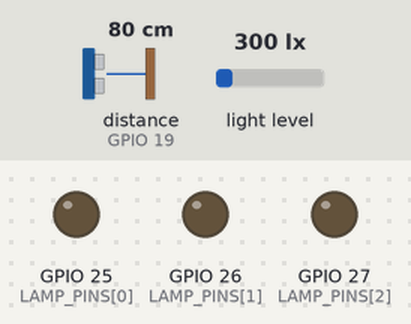
This sketch was run on a simulated ESP32. Parts: output pins drawn as LEDs (lit = HIGH). Wiring (inferred from the names in the program): ultrasonic range finder: trigger GPIO 18; echo GPIO 19. Inputs (shaded band) come from the test bench; at power-on: light level 300 lx, distance to the obstacle (sensor on GPIO 19) 80 cm. The echo pulse lasts 58.3 µs per cm; WiFi joins after 1.5 s; servers stay silent unless stated; uploads are accepted with an empty reply; pins used as bus, display or sensor lines are not drawn; what the sketch prints to the serial monitor is not drawn.

Above: at 3.1 s.
3.2 s: light level set to 22 lx
4.7 s: light level set to 17 lx
At 7.48 s:
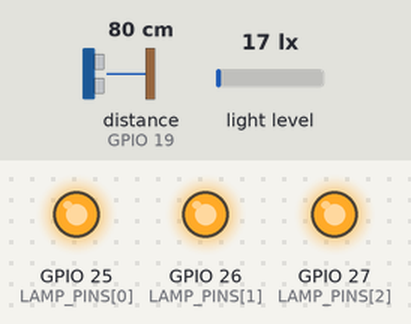
7.7 s: light level set to 40 lx
At 7.7 s:
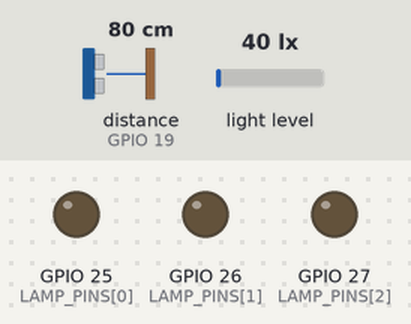
9.2 s: distance to the obstacle (sensor on GPIO 19) set to 52 cm
10.7 s: distance to the obstacle (sensor on GPIO 19) set to 45 cm
At 11.4 s:
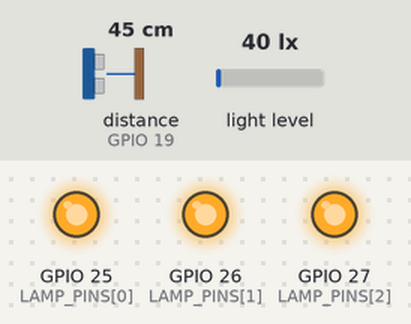
Timing chart, 0 to 13.7 s (numbered marks = the images above; inputs shaded):
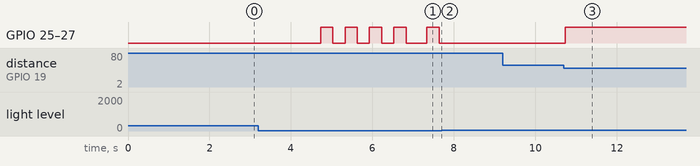

The sketch:

Bai2.ino
```cpp
/**
 * ============================================================================
 * LAB 3 - BÀI 2: CẤU HÌNH TỪ XA ĐÈN ĐƯỜNG THÔNG MINH (ESP32 LÀ HTTP CLIENT)
 * Môn học: Công nghệ Internet of Things Hiện đại - UIT
 *
 * KỊCH BẢN:
 * - Máy tính chạy pc/bai2_server.py, lưu bộ cấu hình: ngưỡng cảnh báo,
 *   ngưỡng báo động, chu kỳ gửi dữ liệu, số phiên bản.
 * - Cứ mỗi chu kỳ, ESP32 gửi GET /api/config lấy cấu hình về (phiên bản mới
 *   thì áp dụng ngay), rồi gửi PUT /api/sensor kèm dữ liệu cảm biến (JSON).
 * - Có người tiếp cận (cảm biến khoảng cách < 50 cm): bật số đèn tùy độ sáng.
 *     ánh sáng (lux) >= ngưỡng cảnh báo      -> trời đủ sáng, 0 đèn
 *     ngưỡng báo động <= ánh sáng < cảnh báo -> càng gần ngưỡng báo động càng
 *                                             nhiều đèn (1..3 đèn)
 * - Không có người -> tắt hết đèn.
 * - Ánh sáng < ngưỡng báo động (vượt ngưỡng) -> chớp tắt liên tục cả 3 đèn để
 *   báo người dùng cập nhật ngưỡng mới.
 *
 * PHẦN CỨNG: 1 ESP32 DevKit, 1 cảm biến ánh sáng GY-302 (BH1750, I2C), 1 HC-SR04,
 *            3 LED + 3 điện trở 220 Ohm, 2 điện trở 1k + 2k (chia áp ECHO).
 *
 * SƠ ĐỒ NỐI DÂY (số GPIO = số in trên board, ví dụ D21/G21/IO21):
 *   GY-302 (BH1750): VCC->3V3, GND->GND, SDA->GPIO21, SCL->GPIO22, ADDR để trống
 *   HC-SR04: VCC->5V (VIN), GND->GND, TRIG->GPIO18,
 *            ECHO->trở 1k->GPIO19, và GPIO19->trở 2k->GND (hạ 5V xuống ~3.3V)
 *   LED 1, 2, 3: GPIO25, GPIO26, GPIO27 (qua trở 220 Ohm), cathode -> GND
 *
 * THƯ VIỆN: ArduinoJson (Benoit Blanchon) phiên bản 7.x, BH1750 (Christopher Laws)
 * ============================================================================
 */

#include <WiFi.h>
#include <HTTPClient.h>
#include <WiFiClient.h>
#include <ArduinoJson.h>
#include <Wire.h>
#include <BH1750.h>

const char *WIFI_SSID = "UiTiOt-E3.1";
const char *WIFI_PASS = "UiTiOtAP";

// Địa chỉ máy tính chạy bai2_server.py (server in ra dòng này khi khởi động)
const char *SERVER_URL = "http://192.168.1.10:5000";

// GY-302 dùng I2C mặc định của ESP32
const int I2C_SDA_PIN = 21;
const int I2C_SCL_PIN = 22;
const int TRIG_PIN = 18;
const int ECHO_PIN = 19;
const int LAMP_PINS[3] = {25, 26, 27};
const int NUM_LAMPS = 3;

const float PERSON_DISTANCE_CM = 50.0;
const unsigned long PERSON_HOLD_MS = 2000;
const unsigned long SENSOR_INTERVAL = 100;
const unsigned long BLINK_INTERVAL = 300;
const unsigned long HTTP_TIMEOUT_MS = 2000;

enum LampMode { MODE_NO_PERSON, MODE_LIGHTING, MODE_OVER_THRESHOLD, MODE_SENSOR_ERROR };

// Cấu hình mặc định, dùng tới khi lấy được cấu hình từ server (version 0)
// Đơn vị lux (phòng sáng thường ~200-500 lx, che kín cảm biến ~0-10 lx)
float warningThreshold = 200;
float alarmThreshold = 20;
unsigned long sendIntervalMs = 5000;
int configVersion = 0;

BH1750 lightMeter;  // GY-302, địa chỉ I2C 0x23 (chân ADDR để trống/nối GND)
float lightLux = 0;
bool lightValid = false;
float distanceCm = -1;
bool personPresent = false;
int lampsOn = 0;
LampMode lampMode = MODE_NO_PERSON;

unsigned long lastSensorTime = 0;
unsigned long lastPersonSeenTime = 0;
unsigned long lastSyncTime = 0;
unsigned long lastBlinkTime = 0;
bool blinkState = false;
bool hasSeenPerson = false;

// ============================================================================
// CẢM BIẾN
// ============================================================================
// BH1750 đo liên tục ở chế độ độ phân giải cao (~120 ms/lần), trả về lux.
// Hàm thư viện trả về số âm khi lỗi I2C (sai dây, sai địa chỉ).
void readLight() {
  float lux = lightMeter.readLightLevel();
  if (lux >= 0) {
    lightLux = lux;
    lightValid = true;
  } else {
    lightValid = false;
  }
}

// Trả về -1 nếu không nhận được tiếng vọng (ngoài vùng đo)
float readDistanceCm() {
  digitalWrite(TRIG_PIN, LOW);
  delayMicroseconds(2);
  digitalWrite(TRIG_PIN, HIGH);
  delayMicroseconds(10);
  digitalWrite(TRIG_PIN, LOW);

  long duration = pulseIn(ECHO_PIN, HIGH, 30000);
  if (duration == 0) {
    return -1;
  }
  return (duration / 2.0) / 29.1;
}

// ============================================================================
// ĐIỀU KHIỂN ĐÈN
// ============================================================================
// Số đèn tỉ lệ với độ gần của ánh sáng so với ngưỡng báo động:
// chia đoạn [báo động, cảnh báo) làm 3 phần bằng nhau.
int lampsForLight(float light) {
  if (light >= warningThreshold) {
    return 0;
  }
  float closeness = (warningThreshold - light) / (warningThreshold - alarmThreshold);
  int lamps = (int)ceil(closeness * NUM_LAMPS);
  return constrain(lamps, 1, NUM_LAMPS);
}

void setLamps(int count) {
  for (int i = 0; i < NUM_LAMPS; i++) {
    digitalWrite(LAMP_PINS[i], i < count ? HIGH : LOW);
  }
}

void updateSensorsAndLamps(unsigned long now) {
  readLight();
  distanceCm = readDistanceCm();

  if (distanceCm > 0 && distanceCm < PERSON_DISTANCE_CM) {
    lastPersonSeenTime = now;
    hasSeenPerson = true;
  }
  // Giữ trạng thái "có người" thêm 2 giây để đèn không chập chờn do HC-SR04 đo nhiễu
  personPresent = hasSeenPerson && (now - lastPersonSeenTime < PERSON_HOLD_MS);

  if (!lightValid) {
    // Không đọc được cảm biến ánh sáng thì không đoán bừa: tắt đèn và báo lỗi
    lampMode = MODE_SENSOR_ERROR;
    lampsOn = 0;
    setLamps(0);
  } else if (lightLux < alarmThreshold) {
    lampMode = MODE_OVER_THRESHOLD;
    lampsOn = NUM_LAMPS;
  } else if (personPresent) {
    lampMode = MODE_LIGHTING;
    lampsOn = lampsForLight(lightLux);
    setLamps(lampsOn);
  } else {
    lampMode = MODE_NO_PERSON;
    lampsOn = 0;
    setLamps(0);
  }
}

void updateBlink(unsigned long now) {
  if (lampMode != MODE_OVER_THRESHOLD) {
    return;
  }
  if (now - lastBlinkTime >= BLINK_INTERVAL) {
    lastBlinkTime = now;
    blinkState = !blinkState;
    setLamps(blinkState ? NUM_LAMPS : 0);
  }
}

const char *modeName() {
  switch (lampMode) {
    case MODE_LIGHTING: return "LIGHTING";
    case MODE_OVER_THRESHOLD: return "OVER_THRESHOLD";
    case MODE_SENSOR_ERROR: return "SENSOR_ERROR";
    default: return "NO_PERSON";
  }
}

// ============================================================================
// HTTP CLIENT
// ============================================================================
void fetchConfig() {
  WiFiClient client;
  HTTPClient http;
  http.setTimeout(HTTP_TIMEOUT_MS);
  http.begin(client, String(SERVER_URL) + "/api/config");
  int code = http.GET();

  if (code != HTTP_CODE_OK) {
    Serial.print("[HTTP] GET /api/config loi: ");
    Serial.println(code > 0 ? String(code) : http.errorToString(code));
    http.end();
    return;
  }

  JsonDocument doc;
  DeserializationError err = deserializeJson(doc, http.getString());
  http.end();
  if (err || doc["error"].as<bool>()) {
    Serial.println("[HTTP] Phan hoi cau hinh khong hop le");
    return;
  }

  JsonObject data = doc["data"];
  int version = data["version"] | configVersion;
  if (version == configVersion) {
    return;
  }

  warningThreshold = data["warning_threshold"] | warningThreshold;
  alarmThreshold = data["alarm_threshold"] | alarmThreshold;
  sendIntervalMs = (unsigned long)(data["send_interval"] | 5) * 1000UL;
  configVersion = version;

  Serial.print("[CONFIG] Ap dung cau hinh v");
  Serial.print(configVersion);
  Serial.print(": canh bao = ");
  Serial.print(warningThreshold);
  Serial.print(" lx, bao dong = ");
  Serial.print(alarmThreshold);
  Serial.print(" lx, chu ky = ");
  Serial.print(sendIntervalMs / 1000);
  Serial.println("s");
}

void sendSensorData() {
  JsonDocument doc;
  doc["error"] = false;
  doc["message"] = "ESP32 sensor report";
  JsonObject data = doc["data"].to<JsonObject>();
  data["temperature"] = nullptr;  // kịch bản không có cảm biến nhiệt độ
  if (lightValid) {
    data["light"] = round(lightLux * 10) / 10.0;  // lux
  } else {
    data["light"] = nullptr;
  }
  if (distanceCm > 0) {
    data["distance"] = round(distanceCm * 10) / 10.0;
  } else {
    data["distance"] = nullptr;
  }
  data["person"] = personPresent;
  data["lamps"] = lampsOn;
  data["mode"] = modeName();
  data["config_version"] = configVersion;

  String body;
  serializeJson(doc, body);

  WiFiClient client;
  HTTPClient http;
  http.setTimeout(HTTP_TIMEOUT_MS);
  http.begin(client, String(SERVER_URL) + "/api/sensor");
  http.addHeader("Content-Type", "application/json");
  int code = http.PUT(body);
  http.end();

  Serial.print("[HTTP] PUT /api/sensor ");
  Serial.print(body);
  Serial.print(" -> ");
  Serial.println(code);
}

// ============================================================================
// SETUP & LOOP
// ============================================================================
void setup() {
  Serial.begin(115200);
  Serial.println();

  pinMode(TRIG_PIN, OUTPUT);
  pinMode(ECHO_PIN, INPUT);
  for (int i = 0; i < NUM_LAMPS; i++) {
    pinMode(LAMP_PINS[i], OUTPUT);
  }
  setLamps(0);

  Wire.begin(I2C_SDA_PIN, I2C_SCL_PIN);
  if (!lightMeter.begin(BH1750::CONTINUOUS_HIGH_RES_MODE)) {
    Serial.println("[BH1750] Khong tim thay GY-302, kiem tra day SDA/SCL");
  }

  WiFi.mode(WIFI_STA);
  WiFi.begin(WIFI_SSID, WIFI_PASS);
  Serial.print("Ket noi WiFi");
  while (WiFi.status() != WL_CONNECTED) {
    delay(500);
    Serial.print(".");
  }
  Serial.println();
  Serial.print("IP address: ");
  Serial.println(WiFi.localIP());
  Serial.print("Server: ");
  Serial.println(SERVER_URL);

  // Đồng bộ ngay lần đầu, không chờ hết chu kỳ
  updateSensorsAndLamps(millis());
  fetchConfig();
  sendSensorData();
  lastSyncTime = millis();
}

void loop() {
  unsigned long now = millis();

  if (now - lastSensorTime >= SENSOR_INTERVAL) {
    lastSensorTime = now;
    updateSensorsAndLamps(now);
  }
  updateBlink(now);

  if (now - lastSyncTime >= sendIntervalMs) {
    lastSyncTime = now;
    if (WiFi.status() == WL_CONNECTED) {
      fetchConfig();
      sendSensorData();
    } else {
      Serial.println("[WiFi] Mat ket noi, bo qua chu ky nay");
    }
  }
}
```

Measured:
- the behaviour switches between 20 and 19 lx on light level (found by bisection; images 0 and 1)
- the behaviour switches between 50 and 49 cm on distance to the obstacle (sensor on GPIO 19) (found by bisection; images 2 and 3)
- after the input at 3.2 s, every drawn part: stays the same
- after the input at 4.7 s, GPIO 25 (LAMP_PINS[0]), GPIO 26 (LAMP_PINS[1]), GPIO 27 (LAMP_PINS[2]): goes 3 × (HIGH 0.30 s, LOW 0.30 s), HIGH 0.30 s, LOW 0.51 s, HIGH 0.30 s, then LOW, starting at once
- after the input at 7.7 s, GPIO 25 (LAMP_PINS[0]), GPIO 26 (LAMP_PINS[1]), GPIO 27 (LAMP_PINS[2]): stops changing and stays LOW
- after the input at 9.2 s, every drawn part: stays the same
- after the input at 10.7 s, GPIO 25 (LAMP_PINS[0]), GPIO 26 (LAMP_PINS[1]), GPIO 27 (LAMP_PINS[2]): LOW → HIGH at once
